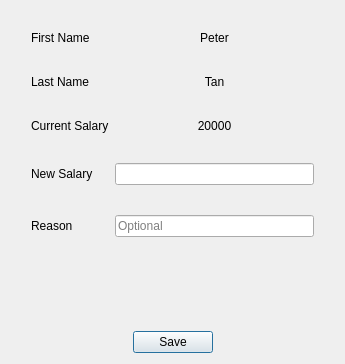
<?xml version="1.0" encoding="UTF-8"?>
<ui version="4.0">
 <class>Dialog</class>
 <widget class="QDialog" name="Dialog">
  <property name="geometry">
   <rect>
    <x>0</x>
    <y>0</y>
    <width>345</width>
    <height>364</height>
   </rect>
  </property>
  <property name="windowTitle">
   <string>Dialog</string>
  </property>
  <layout class="QGridLayout" name="gridLayout">
   <item row="0" column="0" colspan="3">
    <layout class="QFormLayout" name="formLayout">
     <property name="verticalSpacing">
      <number>30</number>
     </property>
     <property name="leftMargin">
      <number>20</number>
     </property>
     <property name="topMargin">
      <number>20</number>
     </property>
     <property name="rightMargin">
      <number>20</number>
     </property>
     <property name="bottomMargin">
      <number>20</number>
     </property>
     <item row="0" column="0">
      <widget class="QLabel" name="firstNameLabel">
       <property name="text">
        <string>First Name</string>
       </property>
      </widget>
     </item>
     <item row="0" column="1">
      <widget class="QLabel" name="lblFirstName">
       <property name="text">
        <string>Peter</string>
       </property>
       <property name="alignment">
        <set>Qt::AlignCenter</set>
       </property>
      </widget>
     </item>
     <item row="1" column="0">
      <widget class="QLabel" name="lastNameLabel">
       <property name="text">
        <string>Last Name</string>
       </property>
      </widget>
     </item>
     <item row="1" column="1">
      <widget class="QLabel" name="lblLastName">
       <property name="text">
        <string>Tan</string>
       </property>
       <property name="alignment">
        <set>Qt::AlignCenter</set>
       </property>
      </widget>
     </item>
     <item row="2" column="0">
      <widget class="QLabel" name="currentSalaryLabel">
       <property name="text">
        <string>Current Salary</string>
       </property>
      </widget>
     </item>
     <item row="2" column="1">
      <widget class="QLabel" name="lblCurrentSalary">
       <property name="text">
        <string>20000</string>
       </property>
       <property name="alignment">
        <set>Qt::AlignCenter</set>
       </property>
      </widget>
     </item>
     <item row="3" column="0">
      <widget class="QLabel" name="newSalaryLabel">
       <property name="text">
        <string>New Salary</string>
       </property>
      </widget>
     </item>
     <item row="3" column="1">
      <widget class="QLineEdit" name="lineEditNewSalary"/>
     </item>
     <item row="4" column="0">
      <widget class="QLabel" name="reasonLabel">
       <property name="text">
        <string>Reason</string>
       </property>
      </widget>
     </item>
     <item row="4" column="1">
      <widget class="QLineEdit" name="lineEditReason">
       <property name="placeholderText">
        <string>Optional</string>
       </property>
      </widget>
     </item>
    </layout>
   </item>
   <item row="1" column="0">
    <spacer name="horizontalSpacer">
     <property name="orientation">
      <enum>Qt::Horizontal</enum>
     </property>
     <property name="sizeHint" stdset="0">
      <size>
       <width>115</width>
       <height>20</height>
      </size>
     </property>
    </spacer>
   </item>
   <item row="1" column="1">
    <widget class="QPushButton" name="saveButton">
     <property name="text">
      <string>Save</string>
     </property>
    </widget>
   </item>
   <item row="1" column="2">
    <spacer name="horizontalSpacer_2">
     <property name="orientation">
      <enum>Qt::Horizontal</enum>
     </property>
     <property name="sizeHint" stdset="0">
      <size>
       <width>114</width>
       <height>20</height>
      </size>
     </property>
    </spacer>
   </item>
  </layout>
 </widget>
 <resources/>
 <connections/>
</ui>
